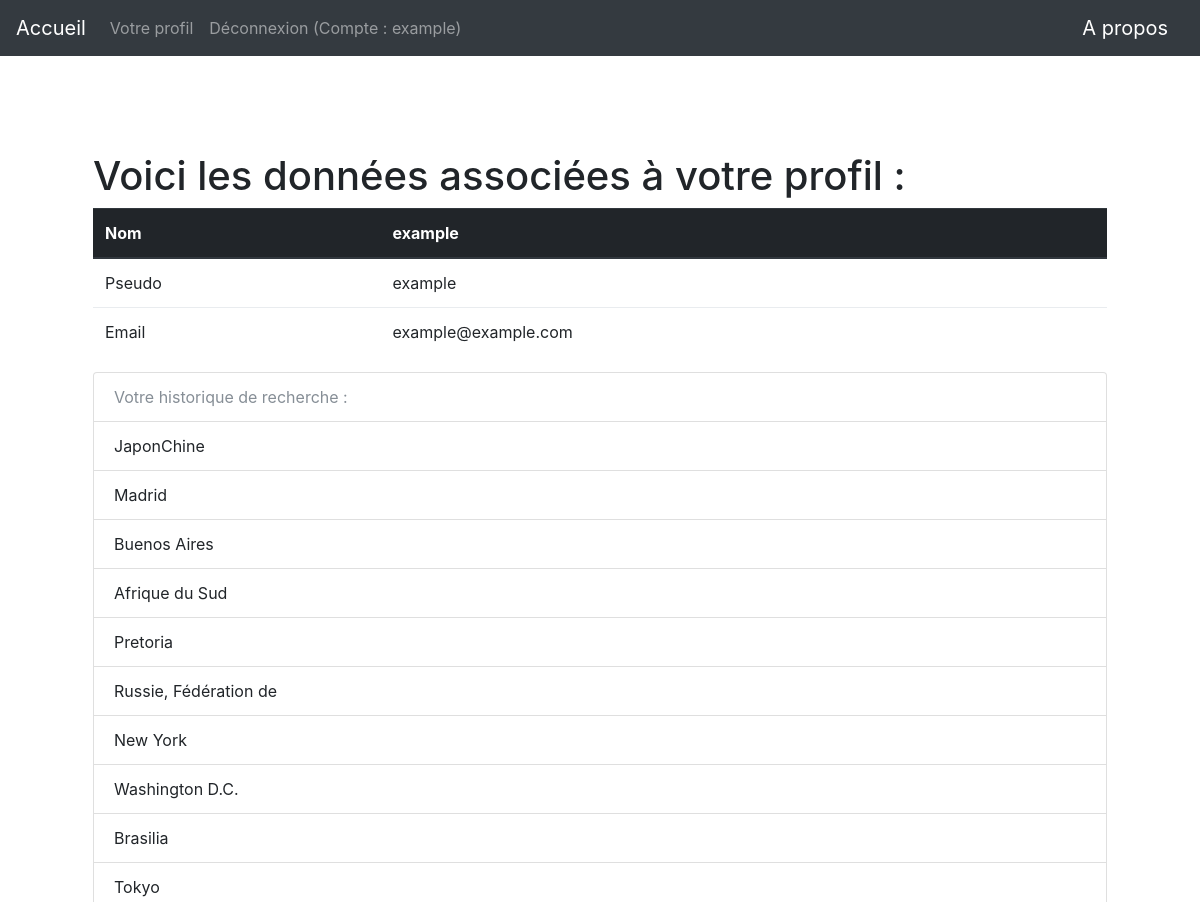
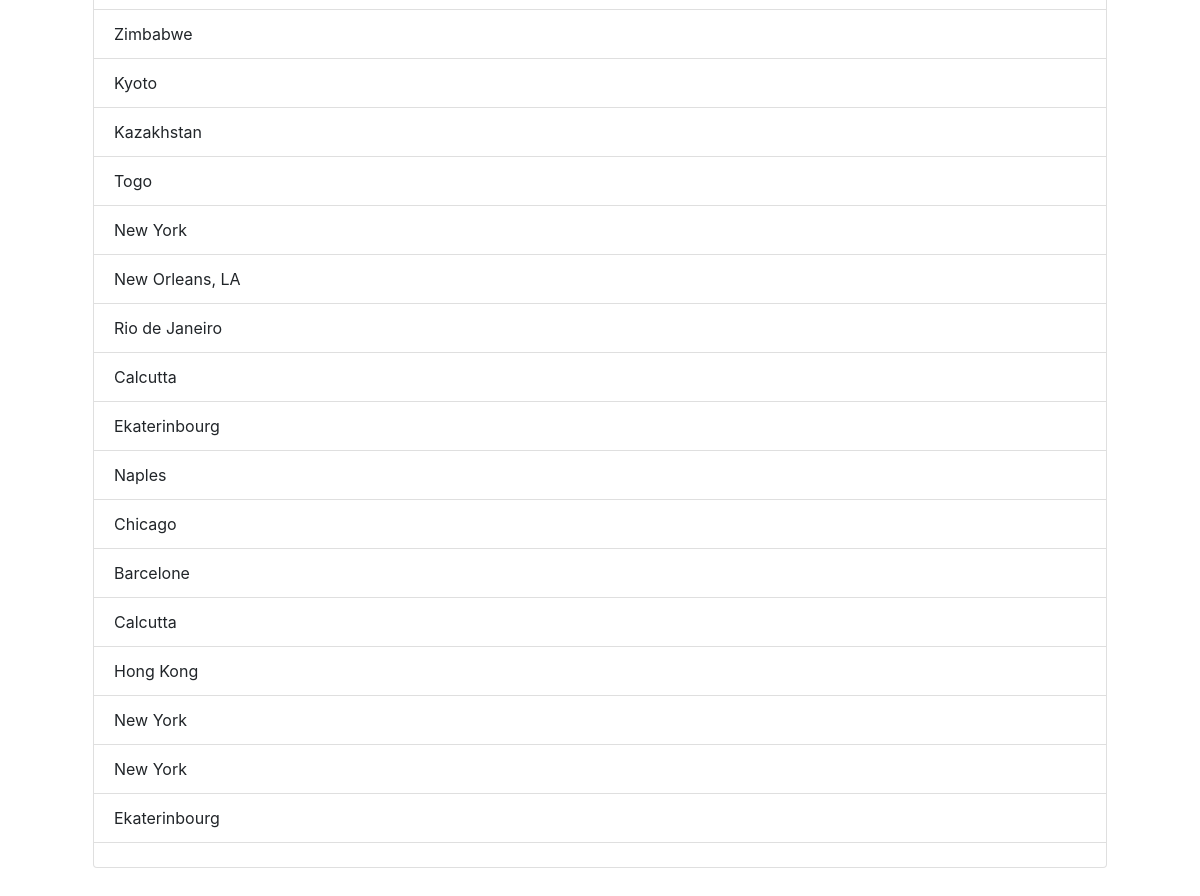
Page /profil (signed in) on the committed database (2 pictures, top to bottom).
### app/modeles/utilisateurs.py (models this page shows, shortened)
class User(UserMixin, users.Model):
    user_id = users.Column(users.Integer, unique=True, nullable=False, primary_key=True, autoincrement=True)
    user_nom = users.Column(users.Text, nullable=False)
    user_login = users.Column(users.String(45), nullable=False, unique=True)
    user_email = users.Column(users.Text, nullable=False)
    user_password = users.Column(users.String(100), nullable=False)
    user_historique = users.Column(users.String(1000))

### app/routes.py (the view)
@app.route("/profil")
@login_required
def profil():
    histo = current_user.user_historique.split(";")
    return render_template("profil.html", current_user=current_user, histo=histo)

### app/modeles/utilisateurs.py (called while the page is built)
@login.user_loader
def trouver_utilisateur_via_id(identifiant):
    return User.query.get(int(identifiant))

### app/templates/profil.html (shortened to what this page needs)
{% extends "base.html" %}
{% block body %}
<h1>Voici les données associées à votre profil :</h1>
<table class="table">
    <thead class="thead-dark">
      <tr>
        <th scope="col">Nom</th>
        <th scope="col">{{current_user.user_nom}}</th>
      </tr>
    </thead>
    <tbody>
        <tr>
            <td>Pseudo</td>
            <td>{{current_user.user_login}}</td>
        </tr>
        <tr>
            <td>Email</td>
            <td>{{current_user.user_email}}</td>
        </tr>
    </tbody>
  </table>
  <ul class="list-group">
    <li class="list-group-item disabled">Votre historique de recherche :</li>
    {% for element in histo %}
      <li class="list-group-item">{{element}}</li>
    {% endfor %}
  </ul>
{% endblock %}

### app/templates/base.html (shortened to what this page needs)
<!DOCTYPE html>
<html lang="fr">
    <head>
        {% include "css.html" %}
    </head>
    <nav class="navbar navbar-expand-md navbar-dark bg-dark justify-content-between">
        <a class="navbar-brand" href="{{ url_for('accueil') }}">Accueil</a>
        <ul class="navbar-nav mr-auto">
            {% if not current_user.is_authenticated %}
              <li class="nav-item">
                <a class="nav-link" href="{{url_for("inscription")}}">Inscription</a>
              </li>
              <li class="nav-item">
                <a class="nav-link" href="{{url_for("connexion")}}">Connexion</a>
              </li>
            {% else %}
            <li class="nav-item">
              <a class="nav-link" href="{{url_for("profil")}}">Votre profil</a>
            </li>
              <li class="nav-item">
                <a class="nav-link" href="{{url_for("deconnexion")}}">Déconnexion (Compte : {{current_user.user_nom}})</a>
              </li>
            {% endif %}
        </ul>
        <a class="navbar-brand" href="{{ url_for('a_propos') }}">A propos</a>
    </nav>
     <body class="body">
        <div class="container">
            <div class="card border-0 shadow my-5">
              <div class="card-body p-5">
                {% block body %}
                {% endblock %}
              </div>
            </div>
          </div>
    </body>
</html>

### app/templates/css.html
<link rel="stylesheet" href="{{ url_for('static', filename='css/bootstrap.css')}}">

### rows in the picture
User: user_nom "example", user_login "example", user_email "example@example.com"

### other values in the picture
{{ element }} "JaponChine" "Madrid" "Buenos Aires" "Afrique du Sud" "Pretoria" "Russie, Fédération de" "New York" "Washington D.C." "Brasilia" "Tokyo" "Zimbabwe" "Kyoto" "Kazakhstan" "Togo" "New York" "New Orleans, LA" "Rio de Janeiro" "Calcutta" "Ekaterinbourg" "Naples" "Chicago" "Barcelone" "Calcutta" "Hong Kong" "New York" "New York" "Ekaterinbourg"
